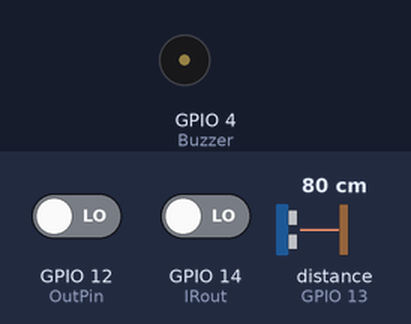
A sketch run on a simulated ESP32. On the bench: buzzer (waves = sounding, pin HIGH). The inputs (shaded band) are chosen by the test bench; at power-on: GPIO 12 (OutPin) LOW, GPIO 14 (IRout) LOW, distance to the obstacle (sensor on GPIO 13) 80 cm. The echo pulse lasts 58.3 µs per cm; WiFi joins after 1.5 s; servers stay silent unless stated; pins used as bus, display or sensor lines are not drawn; what the sketch prints to the serial monitor is not drawn.

Above: at 23.3 s.
At 26.3 s:
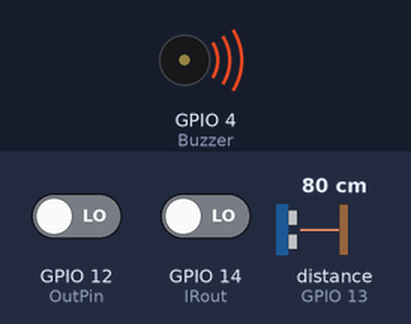
Timing chart, 0 to 29.8 s (numbered marks = the images above):
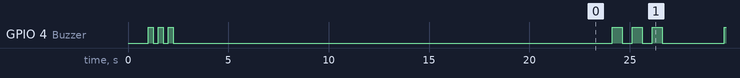

Measured:
- by itself, GPIO 4 (Buzzer): HIGH → LOW at 1.3 s, → HIGH 0.25 s later, → LOW 0.25 s later, → HIGH 0.25 s later, … (119 changes in this stretch)
- by itself, everything shown: repeats every 5.6 s, in 6 steps

The sketch:

ultra_IR_sensor.ino
```cpp
#include <Arduino.h>
#include <WiFi.h>
#include <WiFiClientSecure.h>
#include "soc/soc.h"
#include "soc/rtc_cntl_reg.h"
#include <UniversalTelegramBot.h>
#include <ArduinoJson.h>


//internet credentials
/* ======================================== */
const char* ssid = "Solanki";      //--> Enter your SSID / your WiFi network name.
const char* password = "asdfghjkl";  //--> Enter your WiFi password.
/* ======================================== */

//telegram credentials
/* ======================================== */
String BOTtoken = "6821060622:AAFvkwLfj0zdnRkZs5O4yAxpslHh1tFVQZw";  //--> your Bot Token (Get from Botfather).
String CHAT_ID = "5178788904"; //--> your chat ID (Get @myidbot)
/* ======================================== */

/* ======================================== Initialize WiFiClientSecure. */
WiFiClientSecure clientTCP;
/* ======================================== */

/* ======================================== Initialize UniversalTelegramBot. */
UniversalTelegramBot bot(BOTtoken, clientTCP);
/* ======================================== */


//Initializing sensor pins
#define trigPin 15
#define echoPin 13
#define Buzzer 4
#define IRout 14

//for LED Flash & buzzer
#define ldelay 500
#define FLASH_LED_PIN 4
#define ON HIGH
#define OFF LOW

//Variables for millis()
int botRequestDelay = 1000; //Checks for new messages every 1 second (1000 ms).
unsigned long lastTimeBotRan;

//variables for Ultrasonic Sensor & IR Sensor
int warmup;
long duration, distance;
const int OutPin=12;

//initial values
int state=LOW;
int val=0;

//Subroutine to turn on or off the LED Flash.
void LEDFlash_State (bool ledState) {
  digitalWrite(FLASH_LED_PIN, ledState);
}

//Subroutine for beeping Buzzer
void alert() {

    digitalWrite(Buzzer, HIGH);
    delay(ldelay);

    digitalWrite(Buzzer, LOW);
    delay(ldelay);

    digitalWrite(Buzzer, HIGH);
    delay(ldelay);

    digitalWrite(Buzzer, LOW);
    delay(ldelay);

    digitalWrite(Buzzer, HIGH);
    delay(ldelay);

    digitalWrite(Buzzer, LOW);
    delay(ldelay);

}

void setup() {
  WRITE_PERI_REG(RTC_CNTL_BROWN_OUT_REG, 0);

  //Setting Baudrate
  Serial.begin(115200);
  delay(1000);
  Serial.println("\n");

  //Pin Modes
  pinMode(IRout, INPUT);
  pinMode(OutPin, INPUT);
  pinMode(echoPin, INPUT);
  pinMode(Buzzer, OUTPUT);
  pinMode(FLASH_LED_PIN, OUTPUT);
  pinMode(trigPin, OUTPUT);

  //Connect to Wi-Fi.
  WiFi.mode(WIFI_STA);
  Serial.println("------------");
  Serial.print("Connecting to ");
  Serial.println(ssid);
  WiFi.begin(ssid, password);
  clientTCP.setCACert(TELEGRAM_CERTIFICATE_ROOT); //--> Add root certificate for api.telegram.org
  int connecting_process_timed_out = 20; //--> 20 = 20 seconds.
  connecting_process_timed_out = connecting_process_timed_out * 2;
  while (WiFi.status() != WL_CONNECTED) {
    Serial.print(".");
    LEDFlash_State(ON);
    delay(250);
    LEDFlash_State(OFF);
    delay(250);
    if(connecting_process_timed_out > 0) connecting_process_timed_out--;
    if(connecting_process_timed_out == 0) {
      delay(1000);
      ESP.restart();
    }
  }
  Serial.println();
  Serial.print("Successfully connected to ");
  Serial.println(ssid);
  Serial.print("ESP32-CAM IP Address: ");
  Serial.println(WiFi.localIP());
  Serial.println("------------");
  Serial.println();

  Serial.println("Waiting for power on warmup....");
  delay(20000);
  Serial.println("Ready!!");
}

void loop() {
  int sensorValue = digitalRead(IRout);
  int sensor = digitalRead(OutPin);
  String send_feedback_message = "";

  digitalWrite(trigPin, LOW);
  delayMicroseconds(2);
  digitalWrite(trigPin, HIGH);
  delayMicroseconds(10);
  digitalWrite(trigPin, LOW);

  duration = pulseIn(echoPin, HIGH);
  distance = duration / 58.2;
  String disp = String(distance);

  if (millis() > lastTimeBotRan + botRequestDelay)  {
    int numNewMessages = bot.getUpdates(bot.last_message_received + 1);
    if(sensorValue == LOW)
    {
    Serial.println("IR sensor detected an obstacle!");
    send_feedback_message += "Obstacle";
    bot.sendMessage(CHAT_ID, send_feedback_message, "");
    digitalWrite(IRout, LOW);  // turn on relay
    Serial.print("Distance: ");
    Serial.print(disp);
    Serial.println(" cm");
    delay(1000);
    alert();
    }
   /* while (numNewMessages) {
      Serial.println();
      Serial.println("------------");
      Serial.println("Got response");
      handleNewMessages(numNewMessages);
      numNewMessages = bot.getUpdates(bot.last_message_received + 1);
    } */
    lastTimeBotRan = millis();
  }
}
```
